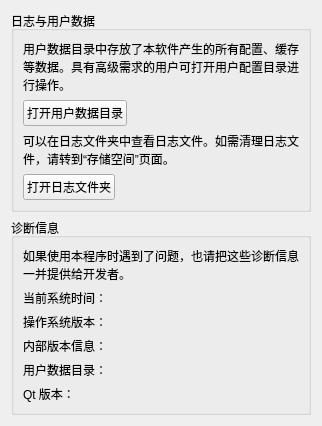
     <widget class="QWidget" name="page_6">
      <layout class="QGridLayout" name="gridLayout_14">
       <item row="3" column="0">
        <spacer name="verticalSpacer_5">
         <property name="orientation">
          <enum>Qt::Vertical</enum>
         </property>
         <property name="sizeHint" stdset="0">
          <size>
           <width>0</width>
           <height>0</height>
          </size>
         </property>
        </spacer>
       </item>
       <item row="2" column="0">
        <widget class="QGroupBox" name="groupBox">
         <property name="title">
          <string>诊断信息</string>
         </property>
         <property name="flat">
          <bool>true</bool>
         </property>
         <layout class="QGridLayout" name="gridLayout_11">
          <item row="0" column="0">
           <widget class="QLabel" name="label_25">
            <property name="text">
             <string>如果使用本程序时遇到了问题，也请把这些诊断信息一并提供给开发者。</string>
            </property>
            <property name="wordWrap">
             <bool>true</bool>
            </property>
           </widget>
          </item>
          <item row="3" column="0">
           <widget class="QLabel" name="label_21">
            <property name="text">
             <string>内部版本信息：</string>
            </property>
            <property name="wordWrap">
             <bool>true</bool>
            </property>
            <property name="textInteractionFlags">
             <set>Qt::TextBrowserInteraction</set>
            </property>
           </widget>
          </item>
          <item row="1" column="0">
           <widget class="QLabel" name="label_16">
            <property name="text">
             <string>当前系统时间：</string>
            </property>
            <property name="textInteractionFlags">
             <set>Qt::TextBrowserInteraction</set>
            </property>
           </widget>
          </item>
          <item row="2" column="0">
           <widget class="QLabel" name="label_20">
            <property name="text">
             <string>操作系统版本：</string>
            </property>
            <property name="wordWrap">
             <bool>true</bool>
            </property>
            <property name="textInteractionFlags">
             <set>Qt::TextBrowserInteraction</set>
            </property>
           </widget>
          </item>
          <item row="6" column="0">
           <widget class="QLabel" name="label_23">
            <property name="text">
             <string>Qt 版本：</string>
            </property>
            <property name="textInteractionFlags">
             <set>Qt::TextBrowserInteraction</set>
            </property>
           </widget>
          </item>
          <item row="4" column="0">
           <widget class="QLabel" name="label_22">
            <property name="text">
             <string>用户数据目录：</string>
            </property>
            <property name="wordWrap">
             <bool>true</bool>
            </property>
            <property name="textInteractionFlags">
             <set>Qt::TextBrowserInteraction</set>
            </property>
           </widget>
          </item>
         </layout>
        </widget>
       </item>
       <item row="0" column="0">
        <widget class="QGroupBox" name="groupBox_2">
         <property name="title">
          <string>日志与用户数据</string>
         </property>
         <property name="flat">
          <bool>true</bool>
         </property>
         <layout class="QGridLayout" name="gridLayout_13">
          <item row="0" column="0">
           <widget class="QLabel" name="label_24">
            <property name="font">
             <font>
              <pointsize>9</pointsize>
             </font>
            </property>
            <property name="text">
             <string>用户数据目录中存放了本软件产生的所有配置、缓存等数据。具有高级需求的用户可打开用户配置目录进行操作。</string>
            </property>
            <property name="wordWrap">
             <bool>true</bool>
            </property>
           </widget>
          </item>
          <item row="1" column="0">
           <layout class="QHBoxLayout" name="horizontalLayout_10">
            <item>
             <widget class="QPushButton" name="pushButton_10">
              <property name="text">
               <string>打开用户数据目录</string>
              </property>
             </widget>
            </item>
            <item>
             <spacer name="horizontalSpacer_75">
              <property name="orientation">
               <enum>Qt::Horizontal</enum>
              </property>
              <property name="sizeHint" stdset="0">
               <size>
                <width>40</width>
                <height>20</height>
               </size>
              </property>
             </spacer>
            </item>
           </layout>
          </item>
          <item row="3" column="0">
           <layout class="QHBoxLayout" name="horizontalLayout_3">
            <property name="bottomMargin">
             <number>0</number>
            </property>
            <item>
             <widget class="QPushButton" name="pushButton_3">
              <property name="text">
               <string>打开日志文件夹</string>
              </property>
             </widget>
            </item>
            <item>
             <spacer name="horizontalSpacer_11">
              <property name="orientation">
               <enum>Qt::Horizontal</enum>
              </property>
              <property name="sizeHint" stdset="0">
               <size>
                <width>40</width>
                <height>20</height>
               </size>
              </property>
             </spacer>
            </item>
           </layout>
          </item>
          <item row="2" column="0">
           <widget class="QLabel" name="label_71">
            <property name="font">
             <font>
              <pointsize>9</pointsize>
             </font>
            </property>
            <property name="text">
             <string>可以在日志文件夹中查看日志文件。如需清理日志文件，请转到“存储空间”页面。</string>
            </property>
            <property name="wordWrap">
             <bool>true</bool>
            </property>
           </widget>
          </item>
         </layout>
        </widget>
       </item>
      </layout>
     </widget>
